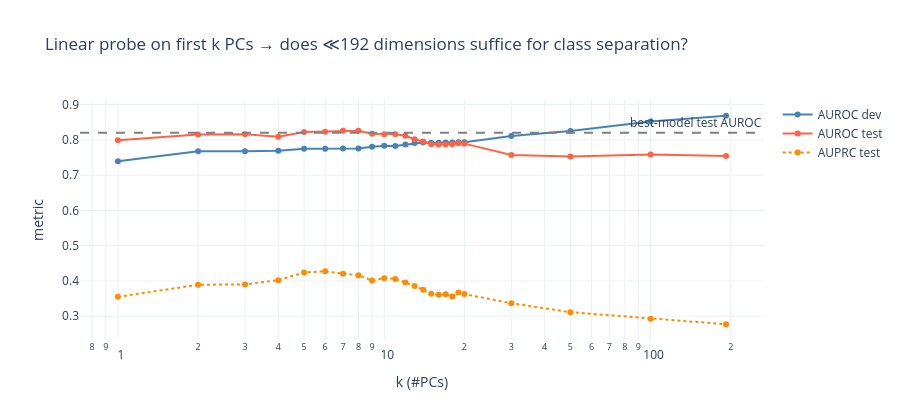

The notebook cell this image was saved under:
### Code cell
# Linear probing: how many PCs are enough to recover the model's classification?
ks = list(range(1, 21)) + [30, 50, 100, 192]
ks = [k for k in ks if k <= pcs_dev.shape[1]]
rows = []
for k in ks:
    clf = LogisticRegression(max_iter=2000, C=1.0).fit(pcs_dev[:, :k], y_dev)
    p_dev  = clf.predict_proba(pcs_dev[:,  :k])[:, 1]
    p_test = clf.predict_proba(pcs_test[:, :k])[:, 1]
    rows.append({'k': k,
        'AUROC_dev': roc_auc_score(y_dev,  p_dev),
        'AUROC_test': roc_auc_score(y_test, p_test),
        'AUPRC_test': average_precision_score(y_test, p_test)})
df_probe = pd.DataFrame(rows)

fig = go.Figure()
fig.add_trace(go.Scatter(x=df_probe.k, y=df_probe.AUROC_dev,  mode='lines+markers', name='AUROC dev',
    line=dict(color='steelblue')))
fig.add_trace(go.Scatter(x=df_probe.k, y=df_probe.AUROC_test, mode='lines+markers', name='AUROC test',
    line=dict(color='tomato')))
fig.add_trace(go.Scatter(x=df_probe.k, y=df_probe.AUPRC_test, mode='lines+markers', name='AUPRC test',
    line=dict(color='darkorange', dash='dot')))
fig.add_hline(y=roc_auc_score(y_test, probs_test), line=dict(dash='dash', color='gray'),
              annotation_text='best-model test AUROC')
fig.update_layout(template='plotly_white', width=900, height=420,
    title='Linear probe on first k PCs → does ≪192 dimensions suffice for class separation?',
    xaxis=dict(title='k (#PCs)', type='log'), yaxis_title='metric')
fig.show()
df_probe

### Figure 1 — Plotly figure (JSON) as saved in the notebook; plotly's stock layout.template omitted (floating-point values rounded to 4 significant figures)
{"data": [{"line": {"color": "steelblue"}, "mode": "lines+markers", "name": "AUROC dev", "type": "scatter", "x": [1, 2, 3, 4, 5, 6, 7, 8, 9, 10, 11, 12, 13, 14, 15, 16, 17, 18, 19, 20, 30, 50, 100, 192], "y": [0.7396, 0.768, 0.768, 0.769, 0.775, 0.7748, 0.7757, 0.7755, 0.7803, 0.783, 0.7827, 0.7865, 0.7909, 0.7923, 0.7921, 0.7921, 0.7923, 0.7928, 0.7936, 0.7936, 0.811, 0.825, 0.8518, 0.8684]}, {"line": {"color": "tomato"}, "mode": "lines+markers", "name": "AUROC test", "type": "scatter", "x": [1, 2, 3, 4, 5, 6, 7, 8, 9, 10, 11, 12, 13, 14, 15, 16, 17, 18, 19, 20, 30, 50, 100, 192], "y": [0.7988, 0.8155, 0.8156, 0.809, 0.8225, 0.8232, 0.826, 0.8257, 0.8174, 0.816, 0.816, 0.8117, 0.8017, 0.7956, 0.7875, 0.7867, 0.7871, 0.7876, 0.7903, 0.7893, 0.7569, 0.753, 0.7584, 0.7546]}, {"line": {"color": "darkorange", "dash": "dot"}, "mode": "lines+markers", "name": "AUPRC test", "type": "scatter", "x": [1, 2, 3, 4, 5, 6, 7, 8, 9, 10, 11, 12, 13, 14, 15, 16, 17, 18, 19, 20, 30, 50, 100, 192], "y": [0.3549, 0.3892, 0.3902, 0.4023, 0.424, 0.4274, 0.4206, 0.4162, 0.401, 0.4079, 0.4056, 0.3957, 0.3858, 0.3753, 0.3639, 0.3608, 0.3619, 0.3558, 0.3675, 0.3627, 0.3369, 0.3114, 0.293, 0.2772]}], "layout": {"annotations": [{"showarrow": false, "text": "best-model test AUROC", "x": 1, "xanchor": "right", "xref": "x domain", "y": 0.8205, "yanchor": "bottom", "yref": "y"}], "height": 420, "shapes": [{"line": {"color": "gray", "dash": "dash"}, "type": "line", "x0": 0, "x1": 1, "xref": "x domain", "y0": 0.8205, "y1": 0.8205, "yref": "y"}], "title": {"text": "Linear probe on first k PCs → does ≪192 dimensions suffice for class separation?"}, "width": 900, "xaxis": {"title": {"text": "k (#PCs)"}, "type": "log"}, "yaxis": {"title": {"text": "metric"}}}}
